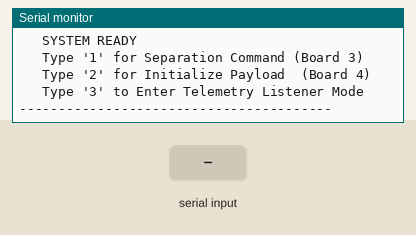
Simulated run of this sketch. Board: ESP32. Shown: the last lines printed to the serial monitor. Inputs (shaded band) come from the test bench. The modem accepts every AT command (registered, SIM ready, sends succeed) and sends nothing else.

Above: at 7.8 s.
7.9 s: "stop,1\n" received over Serial
9.4 s: "stop,1\n" received over the second serial link
At 10.1 s:
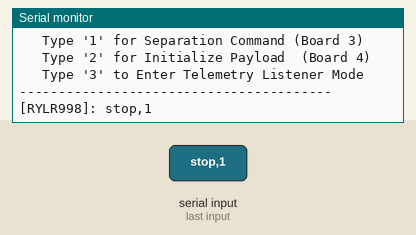
10.9 s: "1\n" received over Serial
At 11.11 s:
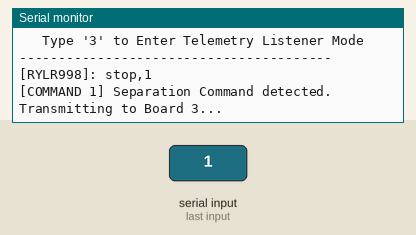
12.7 s: "1,1\n" received over the second serial link
At 13.8 s:
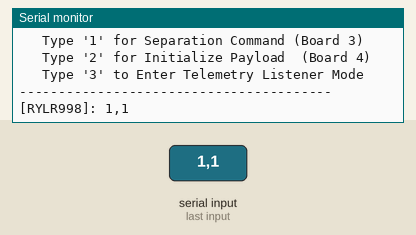
14.2 s: "2\n" received over Serial
At 14.41 s:
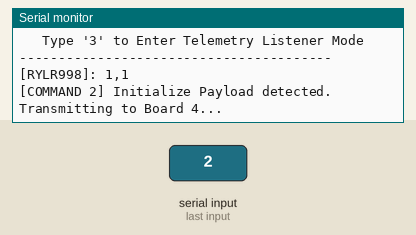
15.7 s: "stop\n" received over the second serial link
At 16.1 s:
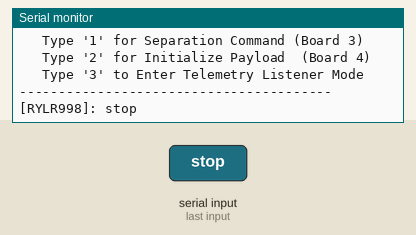

Measured:
- after the input at 9.4 s, the serial monitor: prints a new line at once (image 1)
- after the input at 10.9 s, the serial monitor: prints a new line at once (image 2)
- after the input at 12.7 s, the serial monitor: prints a new line at once (image 3)
- after the input at 14.2 s, the serial monitor: prints a new line at once (image 4)
- after the input at 15.7 s, the serial monitor: prints a new line at once (image 5)

The sketch:

basestation.ino
```cpp
/*
 * ESP32 + RYLR998 - TRIGGER SENDER / LISTENER (BASE STATION)
 * REUSED PINS: RX=16, TX=17, RST=4
 * Hardware ID: 2, Network ID: 5
 *
 * BEHAVIOR:
 * 1. Waits for user to type '1', '2', or '3' in Serial Monitor.
 * 2. '1' - Separation Command : Sends '1' to Target Address 3.
 * 3. '2' - Initialize Payload : Sends '2' to Target Address 4.
 * 4. '3' - Listener Mode      : Enters telemetry stream from Board 3.
 *                               Type "stop" to exit and return to menu.
 */

#include <HardwareSerial.h>

// --- CONFIGURATION ---
const int LOCAL_ADDRESS    = 2;  // This board (Base Station)
const int TARGET_ADDRESS_1 = 3;  // Separation + Sensor Node
const int TARGET_ADDRESS_2 = 4;  // Payload board
const int NETWORK_ID       = 5;  // Must match all receivers

// --- PIN DEFINITIONS ---
#define RX_PIN  16
#define TX_PIN  17
#define RST_PIN  4

HardwareSerial LoRaSerial(2);

// --- STATE VARIABLE ---
bool isListenerMode = false;

// -----------------------------------------------------------------------
void printMenu() {
  Serial.println();
  Serial.println("----------------------------------------");
  Serial.println("   SYSTEM READY");
  Serial.println("   Type '1' for Separation Command (Board 3)");
  Serial.println("   Type '2' for Initialize Payload  (Board 4)");
  Serial.println("   Type '3' to Enter Telemetry Listener Mode");
  Serial.println("----------------------------------------");
}

// -----------------------------------------------------------------------
void setup() {
  Serial.begin(115200);

  delay(3000);
  Serial.println();
  Serial.println("----------------------------------------");
  Serial.println("   BASE STATION STARTING...");
  Serial.println("----------------------------------------");

  // Start LoRa Serial
  LoRaSerial.begin(115200, SERIAL_8N1, RX_PIN, TX_PIN);

  // Reset LoRa Module
  pinMode(RST_PIN, OUTPUT);
  digitalWrite(RST_PIN, HIGH); delay(100);
  digitalWrite(RST_PIN, LOW);  delay(100);
  digitalWrite(RST_PIN, HIGH); delay(1000);

  // Configure LoRa
  sendATCommand("AT");
  delay(500);
  sendATCommand("AT+BAND=914500000"); // 914.5 MHz per NASA requirements
  delay(500);
  sendATCommand("AT+ADDRESS=" + String(LOCAL_ADDRESS));
  delay(500);
  sendATCommand("AT+NETWORKID=" + String(NETWORK_ID));
  delay(500);

  printMenu();
}

// -----------------------------------------------------------------------
void loop() {

  // =====================================================================
  // LISTENER MODE
  // =====================================================================
  if (isListenerMode) {

    // Check for "stop" typed in Serial Monitor
    if (Serial.available()) {
      String input = Serial.readStringUntil('\n');
      input.trim();
      input.toLowerCase();

      if (input == "stop") {
        isListenerMode = false;
        Serial.println();
        Serial.println("[LISTENER] Stream stopped.");
        printMenu();
        return;
      }
      // Ignore anything else typed during listener mode
    }

    // Print any incoming LoRa packets
    if (LoRaSerial.available()) {
      String incoming = LoRaSerial.readStringUntil('\n');
      incoming.trim();

      if (incoming.length() == 0) return;

      if (incoming.startsWith("+RCV=")) {
        parseSensorPacket(incoming);
      } else {
        // Module status responses (+OK, +ERR, etc.)
        Serial.print("[RYLR998]: ");
        Serial.println(incoming);
      }
    }

    return; // Skip command block entirely while in listener mode
  }

  // =====================================================================
  // COMMAND MODE
  // =====================================================================
  if (Serial.available()) {
    String input = Serial.readStringUntil('\n');
    input.trim();

    if (input == "1") {
      Serial.println();
      Serial.println("[COMMAND 1] Separation Command detected. Transmitting to Board 3...");
      LoRaSerial.println("AT+SEND=" + String(TARGET_ADDRESS_1) + ",1,1");

      // Wait briefly and print module response
      delay(300);
      while (LoRaSerial.available()) {
        String resp = LoRaSerial.readStringUntil('\n');
        resp.trim();
        if (resp.length() > 0) {
          Serial.print("[RYLR998]: ");
          Serial.println(resp);
        }
      }
      printMenu();

    } else if (input == "2") {
      Serial.println();
      Serial.println("[COMMAND 2] Initialize Payload detected. Transmitting to Board 4...");
      LoRaSerial.println("AT+SEND=" + String(TARGET_ADDRESS_2) + ",1,2");

      // Wait briefly and print module response
      delay(300);
      while (LoRaSerial.available()) {
        String resp = LoRaSerial.readStringUntil('\n');
        resp.trim();
        if (resp.length() > 0) {
          Serial.print("[RYLR998]: ");
          Serial.println(resp);
        }
      }
      printMenu();

    } else if (input == "3") {
      isListenerMode = true;
      Serial.println();
      Serial.println("[LISTENER] Entering Telemetry Listener Mode...");
      Serial.println("           Type 'stop' at any time to exit.");
      Serial.println("----------------------------------------");
      Serial.println("   Board 3 -> ALT (m) | PRES (Pa) | TEMP (C)");
      Serial.println("   Board 4 -> JSON telemetry (piped to dashboard)");
      Serial.println("----------------------------------------");

    } else if (input.length() > 0) {
      Serial.println("[IGNORED] Invalid input. Type '1', '2', or '3'.");
      printMenu();
    }
  }

  // Drain any unsolicited module noise in command mode (+OK bleed, etc.)
  if (LoRaSerial.available()) {
    String incoming = LoRaSerial.readStringUntil('\n');
    incoming.trim();
    if (incoming.length() > 0) {
      Serial.print("[RYLR998]: ");
      Serial.println(incoming);
    }
  }
}

// -----------------------------------------------------------------------
// Routes incoming LoRa packets by sender board.
//
// Board 3 → ALT/PRES/TEMP formatted telemetry for the Serial Monitor.
// Board 4 → JSON telemetry relayed as a raw single line so server.js
//            can JSON.parse() it and push it to the dashboard WebSocket.
//
// Full RCV format: +RCV=<SenderID>,<Len>,<Data>,<RSSI>,<SNR>
// -----------------------------------------------------------------------
void parseSensorPacket(String raw) {
  String body = raw.substring(5);

  int firstComma  = body.indexOf(',');
  int secondComma = body.indexOf(',', firstComma + 1);
  int lastComma   = body.lastIndexOf(',');
  int secondLast  = body.lastIndexOf(',', lastComma - 1);

  if (firstComma < 0 || secondComma < 0 || lastComma < 0 || secondLast < 0) {
    Serial.print("[RAW PACKET]: ");
    Serial.println(raw);
    return;
  }

  String senderID = body.substring(0, firstComma);
  String payload  = body.substring(secondComma + 1, secondLast);
  String rssi     = body.substring(secondLast + 1, lastComma);
  String snr      = body.substring(lastComma + 1);

  // ── Board 4 (Le Potato) ──────────────────────────────────────────────
  // Payload is a compact JSON string. Print it as a single line so the
  // dashboard server (server.js) can call JSON.parse() on it directly.
  // Any other Serial.print() here would corrupt the JSON line.
  if (senderID == String(TARGET_ADDRESS_2)) {
    Serial.println(payload);
    return;
  }

  // ── Board 3 (Separator / Sensor) ─────────────────────────────────────
  // Payload format: "ALT:xxx.xx,PRES:xxxxx.xx,TEMP:xx.xx"
  float altitude    = extractValue(payload, "ALT:");
  float pressure    = extractValue(payload, "PRES:");
  float temperature = extractValue(payload, "TEMP:");

  Serial.println();
  Serial.println("--- TELEMETRY FROM BOARD " + senderID + " ---");
  Serial.print("   Altitude    : "); Serial.print(altitude,    2); Serial.println(" m");
  Serial.print("   Pressure    : "); Serial.print(pressure,    2); Serial.println(" Pa");
  Serial.print("   Temperature : "); Serial.print(temperature, 2); Serial.println(" C");
  Serial.print("   RSSI        : "); Serial.print(rssi);           Serial.println(" dBm");
  Serial.print("   SNR         : "); Serial.print(snr);            Serial.println(" dB");
  Serial.println("-------------------------------");
}

// -----------------------------------------------------------------------
// Extracts a float value from a key:value CSV payload
// -----------------------------------------------------------------------
float extractValue(String payload, String key) {
  int keyIndex = payload.indexOf(key);
  if (keyIndex < 0) return -9999.0;

  int valueStart = keyIndex + key.length();
  int valueEnd   = payload.indexOf(',', valueStart);

  String valueStr = (valueEnd < 0)
                    ? payload.substring(valueStart)
                    : payload.substring(valueStart, valueEnd);

  return valueStr.toFloat();
}

// -----------------------------------------------------------------------
// HELPER FUNCTION - used only during setup configuration
// -----------------------------------------------------------------------
void sendATCommand(String cmd) {
  LoRaSerial.println(cmd);
  delay(100);
  while (LoRaSerial.available()) {
    String response = LoRaSerial.readStringUntil('\n');
    response.trim();
    if (response.length() > 0) {
      Serial.print("[CFG]: ");
      Serial.println(response);
    }
  }
}
```
